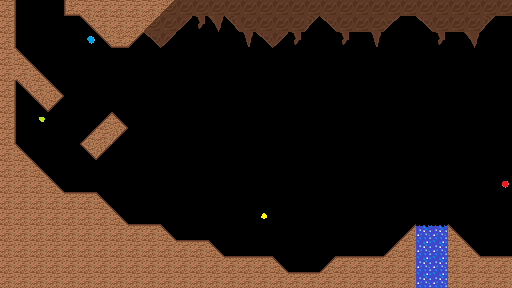

A level layout from a 2D game, rendered from its tile map. Below: a short description, then the map file with tile-grid data replaced by summaries:
An orthogonal 32x18 tile map with 16x16 px tiles, 2 tile layers (Back, Front).

<map version="1.0" orientation="orthogonal" width="32" height="18" tilewidth="16" tileheight="16">
 <tileset firstgid="1" name="CaveSet" tilewidth="16" tileheight="16">
  <image source="TileSetA.png" width="96" height="80" />
  <tile id="0">
   <properties>
    <property name="blocked" value="" />
   </properties>
  </tile>
  <tile id="3">
   <properties>
    <property name="diagonalRight" value="" />
   </properties>
  </tile>
  <tile id="4">
   <properties>
    <property name="diagonalLeft" value="" />
   </properties>
  </tile>
  <tile id="6">
   <properties>
    <property name="water" value="" />
   </properties>
  </tile>
  <tile id="8">
   <properties>
    <property name="blocked" value="" />
   </properties>
  </tile>
  <tile id="9">
   <properties>
    <property name="blocked" value="" />
   </properties>
  </tile>
  <tile id="10">
   <properties>
    <property name="blocked" value="" />
   </properties>
  </tile>
  <tile id="11">
   <properties>
    <property name="lightBlue" value="" />
   </properties>
  </tile>
  <tile id="19">
   <properties>
    <property name="lightYellow" value="" />
   </properties>
  </tile>
  <tile id="20">
   <properties>
    <property name="lightGreen" value="" />
   </properties>
  </tile>
  <tile id="21">
   <properties>
    <property name="lightBlue" value="" />
   </properties>
  </tile>
  <tile id="22">
   <properties>
    <property name="lightRed" value="" />
   </properties>
  </tile>
  <tile id="23">
   <properties>
    <property name="blocked" value="" />
   </properties>
  </tile>
  <tile id="28">
   <properties>
    <property name="blocked" value="" />
   </properties>
  </tile>
 </tileset>
 <layer name="Back" width="32" height="18">
  <data>[576 cells, 9 non-empty, 3 distinct tile ids]</data>
 </layer>
 <layer name="Front" width="32" height="18">
  <data>[576 cells, 213 non-empty, 21 distinct tile ids]</data>
 </layer>
</map>
